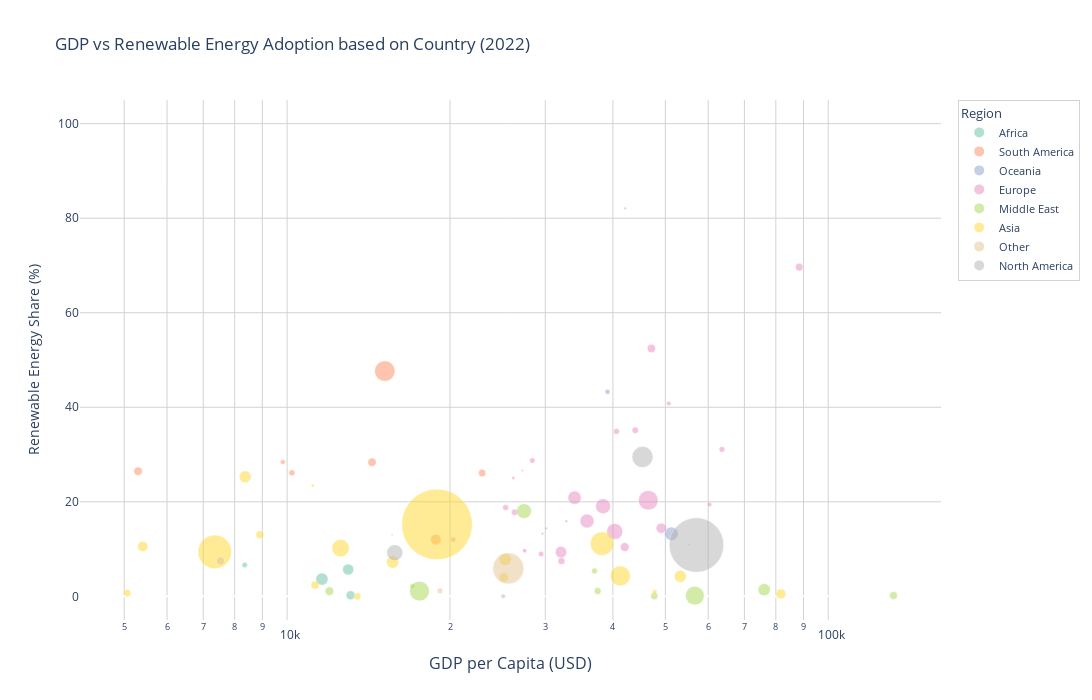

The code cell stored with this chart in its notebook:
### Markdown cell above
## GDP vs renewable energy adoption

### Code cell
import pandas as pd
import plotly.express as px
import plotly.graph_objects as go

# Load the data
filename = 'owid-energy-data.csv'
data = pd.read_csv(filename)


year_we_chose = 2022

# copying for specific year
scatter_data = data[data['year'] == year_we_chose].copy()

# columns required
scatter_data = scatter_data[['country', 'iso_code', 'gdp', 'population', 'renewables_share_energy', 'primary_energy_consumption']].copy()

# remove na columns data
scatter_data = scatter_data.dropna(subset=['gdp', 'population', 'renewables_share_energy', 'primary_energy_consumption'])

# gdp per capita calculation
scatter_data['gdp_per_capita'] = scatter_data['gdp'] / scatter_data['population']

# removing countries with no ISO code for the regions
scatter_data = scatter_data[scatter_data['iso_code'].notna()]

# country names -> region
def assign_region(country):
    
    european_countries = ['United Kingdom', 'France', 'Germany', 'Italy', 'Spain', 'Poland', 
                           'Romania', 'Netherlands', 'Belgium', 'Greece', 'Portugal', 'Sweden',
                           'Austria', 'Hungary', 'Switzerland', 'Denmark', 'Finland', 'Norway',
                           'Ireland', 'Croatia', 'Bosnia and Herzegovina', 'Albania', 'Lithuania',
                           'Slovenia', 'Latvia', 'Estonia', 'Luxembourg', 'Malta', 'Iceland',
                           'Montenegro', 'Cyprus', 'Czechia', 'Slovakia', 'Bulgaria', 'Serbia',
                           'North Macedonia', 'Moldova']
    
    asia_countries = ['China', 'India', 'Japan', 'South Korea', 'Indonesia', 'Thailand',
                         'Malaysia', 'Philippines', 'Vietnam', 'Bangladesh', 'Pakistan',
                         'Myanmar', 'Singapore', 'Taiwan', 'Hong Kong', 'Sri Lanka', 'Nepal',
                         'Cambodia', 'Mongolia', 'Laos', 'Brunei', 'Maldives', 'Bhutan',
                         'Timor', 'Afghanistan', 'Kazakhstan', 'Uzbekistan', 'Turkmenistan',
                         'Kyrgyzstan', 'Tajikistan']
    
    middle_east_countries = ['Saudi Arabia', 'United Arab Emirates', 'Iran', 'Iraq', 'Israel',
                            'Turkey', 'Qatar', 'Kuwait', 'Oman', 'Lebanon', 'Jordan',
                            'Bahrain', 'Yemen', 'Syria', 'Palestine', 'Armenia', 'Georgia',
                            'Azerbaijan']
    
    africa_countries = ['South Africa', 'Egypt', 'Nigeria', 'Kenya', 'Ethiopia', 'Ghana',
                       'Morocco', 'Algeria', 'Tunisia', 'Libya', 'Sudan', 'Tanzania',
                       'Uganda', 'Mozambique', 'Madagascar', 'Cameroon', 'Angola', 'Zimbabwe',
                       'Senegal', 'Mali', 'Zambia', 'Rwanda', 'Benin', 'Burkina Faso',
                       'Malawi', 'Mauritius', 'Namibia', 'Botswana', 'Gabon', 'Mauritania',
                       'Togo', 'Chad', 'Niger', 'Congo', 'Democratic Republic of Congo']
    
    north_america_countries = ['United States', 'Canada', 'Mexico', 'Guatemala', 'Cuba',
                              'Haiti', 'Dominican Republic', 'Honduras', 'Nicaragua',
                              'El Salvador', 'Costa Rica', 'Panama', 'Jamaica', 'Trinidad and Tobago']
    
    south_america_countries = ['Brazil', 'Argentina', 'Colombia', 'Chile', 'Peru', 'Venezuela',
                              'Ecuador', 'Bolivia', 'Paraguay', 'Uruguay', 'Guyana', 'Suriname']
    
    oceania_countries = ['Australia', 'New Zealand', 'Papua New Guinea', 'Fiji']
    
    # assingning the region based on above defined lists
    if country in european_countries:
        return 'Europe'
    elif country in asia_countries:
        return 'Asia'
    elif country in middle_east_countries:
        return 'Middle East'
    elif country in africa_countries:
        return 'Africa'
    elif country in north_america_countries:
        return 'North America'
    elif country in south_america_countries:
        return 'South America'
    elif country in oceania_countries:
        return 'Oceania'
    else:
        return 'Other'

#assingment for our data
scatter_data['region'] = scatter_data['country'].apply(assign_region)


# making the bubble chart scatter plot
fig = px.scatter(scatter_data, x='gdp_per_capita', y='renewables_share_energy',size='primary_energy_consumption',color='region',
                 hover_name='country',
                 hover_data={'gdp_per_capita': ':,.0f','renewables_share_energy': ':.1f','primary_energy_consumption': ':.1f','region': True},
                 labels={'gdp_per_capita': 'GDP per Capita (USD)',
                     'renewables_share_energy': 'Renewable Energy Share (%)',
                     'primary_energy_consumption': 'Total Energy Consumption (TWh)','region': 'Region'},
                 title=f'GDP vs Renewable Energy Adoption based on Country ({year_we_chose})',
                 size_max=50,color_discrete_sequence=px.colors.qualitative.Set2)

# changing layout as the fixed one is not as visible
fig.update_layout(
    width=1200,height=700,font=dict(size=12),
    xaxis=dict(title_font=dict(size=16),gridcolor='#D3D3D3',type='log'),
    yaxis=dict(title_font=dict(size=14),gridcolor='#D3D3D3',range=[-5, 105]),
    plot_bgcolor='white',
    hovermode='closest',
    legend=dict(title=dict(text='Region', font=dict(size=13)),font=dict(size=11),bordercolor='lightgray',borderwidth=1))

fig.update_traces(marker=dict(line=dict(width=0.5, color='white'),opacity=0.5))
fig.show()

### Figure 1 — Plotly figure (JSON) as saved in the notebook; plotly's stock layout.template omitted (floating-point values rounded to 4 significant figures)
{"data": [{"customdata": [[734.2, "Africa"], [1110.0, "Africa"], [266.8, "Africa"], [1346.0, "Africa"]], "hovertemplate": "<b>%{hovertext}</b><br><br>Region=%{customdata[1]}<br>GDP per Capita (USD)=%{x:,.0f}<br>Renewable Energy Share (%)=%{y:.1f}<br>Total Energy Consumption (TWh)=%{customdata[0]:.1f}<extra></extra>", "hovertext": ["Algeria", "Egypt", "Morocco", "South Africa"], "legendgroup": "Africa", "marker": {"color": "rgb(102,194,165)", "line": {"color": "white", "width": 0.5}, "opacity": 0.5, "size": [734.2, 1110.0, 266.8, 1346.0], "sizemode": "area", "sizeref": 17.81, "symbol": "circle"}, "mode": "markers", "name": "Africa", "orientation": "v", "showlegend": true, "type": "scatter", "x": [13100.0, 12970.0, 8349.0, 11600.0], "xaxis": "x", "y": [0.228, 5.687, 6.616, 3.648], "yaxis": "y"}, {"customdata": [[1001.0, "South America"], [3732.0, "South America"], [503.5, "South America"], [627.2, "South America"], [222.7, "South America"], [338.1, "South America"], [646.0, "South America"]], "hovertemplate": "<b>%{hovertext}</b><br><br>Region=%{customdata[1]}<br>GDP per Capita (USD)=%{x:,.0f}<br>Renewable Energy Share (%)=%{y:.1f}<br>Total Energy Consumption (TWh)=%{customdata[0]:.1f}<extra></extra>", "hovertext": ["Argentina", "Brazil", "Chile", "Colombia", "Ecuador", "Peru", "Venezuela"], "legendgroup": "South America", "marker": {"color": "rgb(252,141,98)", "line": {"color": "white", "width": 0.5}, "opacity": 0.5, "size": [1001.0, 3732.0, 503.5, 627.2, 222.7, 338.1, 646.0], "sizemode": "area", "sizeref": 17.81, "symbol": "circle"}, "mode": "markers", "name": "South America", "orientation": "v", "showlegend": true, "type": "scatter", "x": [18830.0, 15160.0, 22930.0, 14360.0, 9820.0, 10210.0, 5305.0], "xaxis": "x", "y": [12.01, 47.66, 26.08, 28.38, 28.43, 26.16, 26.48], "yaxis": "y"}, {"customdata": [[1661.0, "Oceania"], [232.7, "Oceania"]], "hovertemplate": "<b>%{hovertext}</b><br><br>Region=%{customdata[1]}<br>GDP per Capita (USD)=%{x:,.0f}<br>Renewable Energy Share (%)=%{y:.1f}<br>Total Energy Consumption (TWh)=%{customdata[0]:.1f}<extra></extra>", "hovertext": ["Australia", "New Zealand"], "legendgroup": "Oceania", "marker": {"color": "rgb(141,160,203)", "line": {"color": "white", "width": 0.5}, "opacity": 0.5, "size": [1661.0, 232.7], "sizemode": "area", "sizeref": 17.81, "symbol": "circle"}, "mode": "markers", "name": "Oceania", "orientation": "v", "showlegend": true, "type": "scatter", "x": [51310.0, 39090.0], "xaxis": "x", "y": [13.25, 43.3], "yaxis": "y"}, {"customdata": [[381.8, "Europe"], [694.5, "Europe"], [229.4, "Europe"], [93.17, "Europe"], [31.67, "Europe"], [448.7, "Europe"], [194.2, "Europe"], [63.31, "Europe"], [320.2, "Europe"], [2306.0, "Europe"], [3455.0, "Europe"], [314.3, "Europe"], [267.0, "Europe"], [63.72, "Europe"], [186.5, "Europe"], [1755.0, "Europe"], [38.51, "Europe"], [65.07, "Europe"], [38.82, "Europe"], [954.1, "Europe"], [30.73, "Europe"], [533.6, "Europe"], [1187.0, "Europe"], [262.6, "Europe"], [360.2, "Europe"], [179.9, "Europe"], [70.6, "Europe"], [1592.0, "Europe"], [621.7, "Europe"], [297.5, "Europe"], [2010.0, "Europe"]], "hovertemplate": "<b>%{hovertext}</b><br><br>Region=%{customdata[1]}<br>GDP per Capita (USD)=%{x:,.0f}<br>Renewable Energy Share (%)=%{y:.1f}<br>Total Energy Consumption (TWh)=%{customdata[0]:.1f}<extra></extra>", "hovertext": ["Austria", "Belgium", "Bulgaria", "Croatia", "Cyprus", "Czechia", "Denmark", "Estonia", "Finland", "France", "Germany", "Greece", "Hungary", "Iceland", "Ireland", "Italy", "Latvia", "Lithuania", "Luxembourg", "Netherlands", "North Macedonia", "Norway", "Poland", "Portugal", "Romania", "Slovakia", "Slovenia", "Spain", "Sweden", "Switzerland", "United Kingdom"], "legendgroup": "Europe", "marker": {"color": "rgb(231,138,195)", "line": {"color": "white", "width": 0.5}, "opacity": 0.5, "size": [381.8, 694.5, 229.4, 93.17, 31.67, 448.7, 194.2, 63.31, 320.2, 2306.0, 3455.0, 314.3, 267.0, 63.72, 186.5, 1755.0, 38.51, 65.07, 38.82, 954.1, 30.73, 533.6, 1187.0, 262.6, 360.2, 179.9, 70.6, 1592.0, 621.7, 297.5, 2010.0], "sizemode": "area", "sizeref": 17.81, "symbol": "circle"}, "mode": "markers", "name": "Europe", "orientation": "v", "showlegend": true, "type": "scatter", "x": [44000.0, 42060.0, 20270.0, 26180.0, 25730.0, 32130.0, 50730.0, 29630.0, 40610.0, 40310.0, 46500.0, 25340.0, 29470.0, 42120.0, 60350.0, 35830.0, 27250.0, 30110.0, 55300.0, 49130.0, 15630.0, 88390.0, 32070.0, 28390.0, 26330.0, 27470.0, 32800.0, 33980.0, 47130.0, 63620.0, 38360.0], "xaxis": "x", "y": [35.13, 10.44, 12.03, 25.05, 7.765, 7.496, 40.79, 13.24, 34.9, 13.73, 20.33, 18.78, 8.957, 82.08, 19.42, 15.95, 26.65, 14.38, 11.04, 14.42, 13.05, 69.65, 9.37, 28.75, 17.78, 9.672, 15.91, 20.88, 52.43, 31.1, 19.07], "yaxis": "y"}, {"customdata": [[210.3, "Middle East"], [3490.0, "Middle East"], [680.0, "Middle East"], [307.8, "Middle East"], [468.6, "Middle East"], [424.6, "Middle East"], [565.0, "Middle East"], [3150.0, "Middle East"], [1969.0, "Middle East"], [1353.0, "Middle East"]], "hovertemplate": "<b>%{hovertext}</b><br><br>Region=%{customdata[1]}<br>GDP per Capita (USD)=%{x:,.0f}<br>Renewable Energy Share (%)=%{y:.1f}<br>Total Energy Consumption (TWh)=%{customdata[0]:.1f}<extra></extra>", "hovertext": ["Azerbaijan", "Iran", "Iraq", "Israel", "Kuwait", "Oman", "Qatar", "Saudi Arabia", "Turkey", "United Arab Emirates"], "legendgroup": "Middle East", "marker": {"color": "rgb(166,216,84)", "line": {"color": "white", "width": 0.5}, "opacity": 0.5, "size": [210.3, 3490.0, 680.0, 307.8, 468.6, 424.6, 565.0, 3150.0, 1969.0, 1353.0], "sizemode": "area", "sizeref": 17.81, "symbol": "circle"}, "mode": "markers", "name": "Middle East", "orientation": "v", "showlegend": true, "type": "scatter", "x": [17030.0, 17560.0, 11970.0, 36990.0, 47710.0, 37490.0, 132000.0, 56690.0, 27410.0, 76130.0], "xaxis": "x", "y": [2.188, 1.112, 1.095, 5.387, 0.093, 1.136, 0.192, 0.157, 18.04, 1.411], "yaxis": "y"}, {"customdata": [[512.2, "Asia"], [44520.0, "Asia"], [217.4, "Asia"], [10060.0, "Asia"], [2749.0, "Asia"], [4997.0, "Asia"], [819.3, "Asia"], [1356.0, "Asia"], [979.1, "Asia"], [571.0, "Asia"], [895.6, "Asia"], [3620.0, "Asia"], [97.41, "Asia"], [1317.0, "Asia"], [1388.0, "Asia"], [471.8, "Asia"], [592.5, "Asia"], [1293.0, "Asia"]], "hovertemplate": "<b>%{hovertext}</b><br><br>Region=%{customdata[1]}<br>GDP per Capita (USD)=%{x:,.0f}<br>Renewable Energy Share (%)=%{y:.1f}<br>Total Energy Consumption (TWh)=%{customdata[0]:.1f}<extra></extra>", "hovertext": ["Bangladesh", "China", "Hong Kong", "India", "Indonesia", "Japan", "Kazakhstan", "Malaysia", "Pakistan", "Philippines", "Singapore", "South Korea", "Sri Lanka", "Taiwan", "Thailand", "Turkmenistan", "Uzbekistan", "Vietnam"], "legendgroup": "Asia", "marker": {"color": "rgb(255,217,47)", "line": {"color": "white", "width": 0.5}, "opacity": 0.5, "size": [512.2, 44520.0, 217.4, 10060.0, 2749.0, 4997.0, 819.3, 1356.0, 979.1, 571.0, 895.6, 3620.0, 97.41, 1317.0, 1388.0, 471.8, 592.5, 1293.0], "sizemode": "area", "sizeref": 17.81, "symbol": "circle"}, "mode": "markers", "name": "Asia", "orientation": "v", "showlegend": true, "type": "scatter", "x": [5066.0, 18920.0, 47780.0, 7350.0, 12550.0, 38200.0, 25140.0, 25290.0, 5412.0, 8905.0, 81740.0, 41280.0, 11160.0, 53280.0, 15670.0, 13490.0, 11260.0, 8365.0], "xaxis": "x", "y": [0.693, 15.22, 0.927, 9.421, 10.21, 11.15, 3.995, 7.833, 10.57, 13.03, 0.521, 4.333, 23.45, 4.235, 7.248, 0.005, 2.387, 25.31], "yaxis": "y"}, {"customdata": [[303.5, "Other"], [8627.0, "Other"], [618.8, "Other"]], "hovertemplate": "<b>%{hovertext}</b><br><br>Region=%{customdata[1]}<br>GDP per Capita (USD)=%{x:,.0f}<br>Renewable Energy Share (%)=%{y:.1f}<br>Total Energy Consumption (TWh)=%{customdata[0]:.1f}<extra></extra>", "hovertext": ["Belarus", "Russia", "Ukraine"], "legendgroup": "Other", "marker": {"color": "rgb(229,196,148)", "line": {"color": "white", "width": 0.5}, "opacity": 0.5, "size": [303.5, 8627.0, 618.8], "sizemode": "area", "sizeref": 17.81, "symbol": "circle"}, "mode": "markers", "name": "Other", "orientation": "v", "showlegend": true, "type": "scatter", "x": [19160.0, 25630.0, 7532.0], "xaxis": "x", "y": [1.147, 5.92, 7.503], "yaxis": "y"}, {"customdata": [[3965.0, "North America"], [2297.0, "North America"], [173.1, "North America"], [26510.0, "North America"]], "hovertemplate": "<b>%{hovertext}</b><br><br>Region=%{customdata[1]}<br>GDP per Capita (USD)=%{x:,.0f}<br>Renewable Energy Share (%)=%{y:.1f}<br>Total Energy Consumption (TWh)=%{customdata[0]:.1f}<extra></extra>", "hovertext": ["Canada", "Mexico", "Trinidad and Tobago", "United States"], "legendgroup": "North America", "marker": {"color": "rgb(179,179,179)", "line": {"color": "white", "width": 0.5}, "opacity": 0.5, "size": [3965.0, 2297.0, 173.1, 26510.0], "sizemode": "area", "sizeref": 17.81, "symbol": "circle"}, "mode": "markers", "name": "North America", "orientation": "v", "showlegend": true, "type": "scatter", "x": [45370.0, 15810.0, 25080.0, 57080.0], "xaxis": "x", "y": [29.5, 9.243, 0.009, 10.88], "yaxis": "y"}], "layout": {"font": {"size": 12}, "height": 700, "hovermode": "closest", "legend": {"bordercolor": "lightgray", "borderwidth": 1, "font": {"size": 11}, "itemsizing": "constant", "title": {"font": {"size": 13}, "text": "Region"}, "tracegroupgap": 0}, "plot_bgcolor": "white", "title": {"text": "GDP vs Renewable Energy Adoption based on Country (2022)"}, "width": 1200, "xaxis": {"anchor": "y", "domain": [0, 1], "gridcolor": "#D3D3D3", "title": {"font": {"size": 16}, "text": "GDP per Capita (USD)"}, "type": "log"}, "yaxis": {"anchor": "x", "domain": [0, 1], "gridcolor": "#D3D3D3", "range": [-5, 105], "title": {"font": {"size": 14}, "text": "Renewable Energy Share (%)"}}}}
